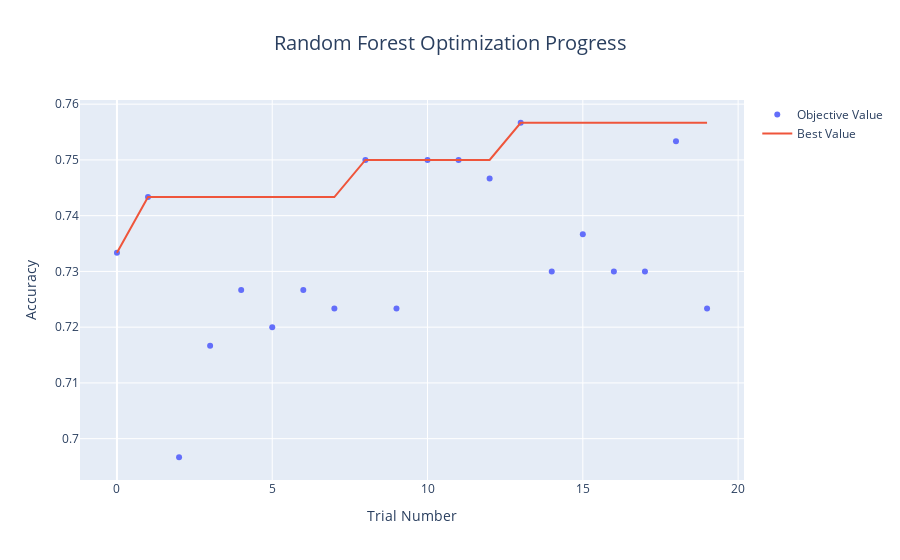

Here is the notebook cell this chart was saved with:
### Code cell
fig = plot_optimization_history(study)
fig.update_layout(
    title_text="Random Forest Optimization Progress",  
    title_x=0.5,  
    title_font_size=20,  
    xaxis_title="Trial Number",  
    yaxis_title="Accuracy"
)
fig.show()

### Figure 1 — Plotly figure (JSON) as saved in the notebook; plotly's stock layout.template omitted (floating-point values rounded to 4 significant figures)
{"data": [{"mode": "markers", "name": "Objective Value", "type": "scatter", "x": [0, 1, 2, 3, 4, 5, 6, 7, 8, 9, 10, 11, 12, 13, 14, 15, 16, 17, 18, 19], "y": [0.7333, 0.7433, 0.6967, 0.7167, 0.7267, 0.72, 0.7267, 0.7233, 0.75, 0.7233, 0.75, 0.75, 0.7467, 0.7567, 0.73, 0.7367, 0.73, 0.73, 0.7533, 0.7233]}, {"mode": "lines", "name": "Best Value", "type": "scatter", "x": [0, 1, 2, 3, 4, 5, 6, 7, 8, 9, 10, 11, 12, 13, 14, 15, 16, 17, 18, 19], "y": [0.7333, 0.7433, 0.7433, 0.7433, 0.7433, 0.7433, 0.7433, 0.7433, 0.75, 0.75, 0.75, 0.75, 0.75, 0.7567, 0.7567, 0.7567, 0.7567, 0.7567, 0.7567, 0.7567]}, {"marker": {"color": "#cccccc"}, "mode": "markers", "name": "Infeasible Trial", "showlegend": false, "type": "scatter", "x": [], "y": []}], "layout": {"title": {"font": {"size": 20}, "text": "Random Forest Optimization Progress", "x": 0.5}, "xaxis": {"title": {"text": "Trial Number"}}, "yaxis": {"title": {"text": "Accuracy"}}}}
